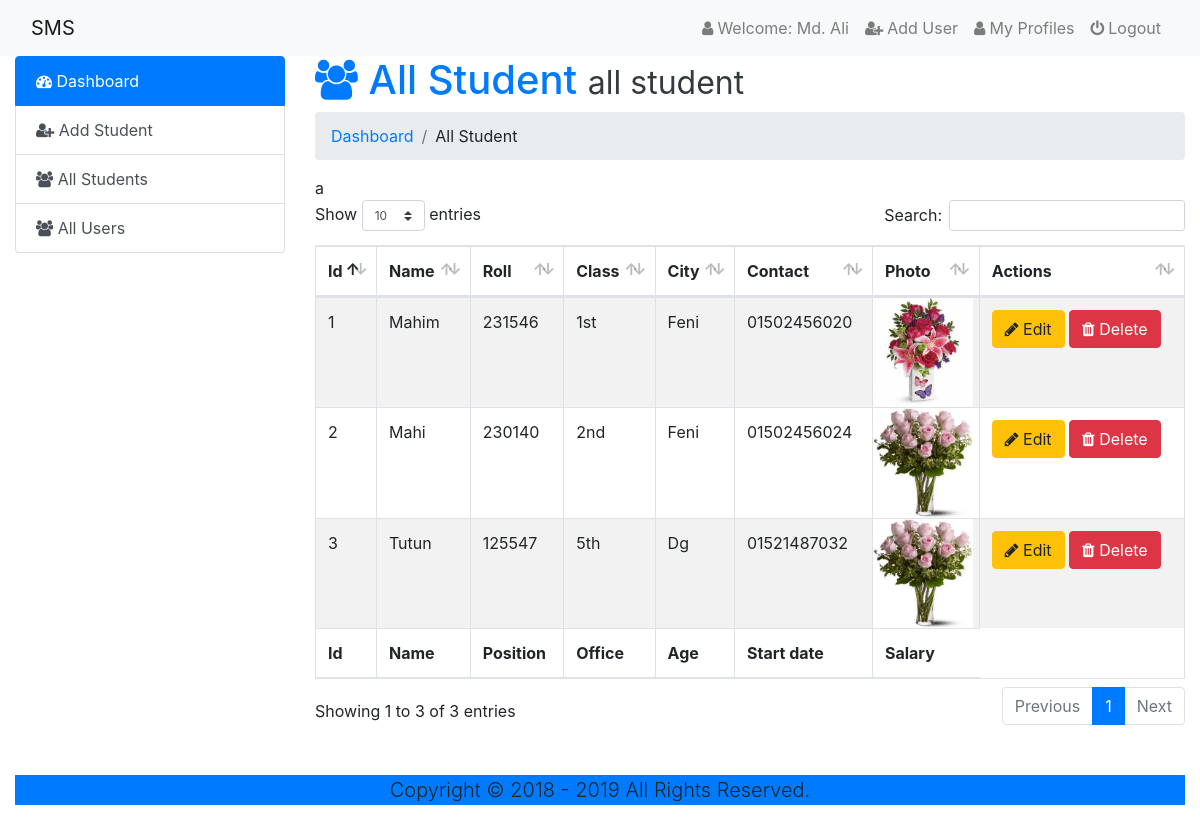
The page /admin/index.php?page=all-student (signed in) on the database its author committed.
### tables this page shows
CREATE TABLE `student_info` (
  `id` int(11) NOT NULL,
  `name` varchar(50) NOT NULL,
  `roll` int(11) NOT NULL,
  `class` varchar(15) NOT NULL,
  `city` varchar(30) NOT NULL,
  `p_contact` varchar(15) NOT NULL,
  `photo` varchar(50) NOT NULL,
  `date_time` timestamp NOT NULL DEFAULT current_timestamp()
);

### src/admin/all-student.php (the view)
<div class="col-sm-9 clearfix">
  <div class="content">
    <h1 class="text-primary"><i class="fa fa-users"></i> All Student <small class="text-dark"> all student</small></h1>
     <ol class="breadcrumb">
       <li class="breadcrumb-item"><a href="index.php?page=dashboard" class=""> Dashboard</a></li>
       <li class="breadcrumb-item">All Student</li>
     </ol>
    <div class="table-responsive">
      <table class="table table-hover table-bordered table-striped" id="example">
        <thead class="">
          <tr class="">
            <th class="">Id</th>
            <th class="">Name</th>
            <th class="">Roll</th>
            <th class="">Class</th>
            <th class="">City</th>
            <th class="">Contact</th>
            <th class="">Photo</th>a
            <th class="">Actions</th>
          </tr>
        </thead>
        <tbody class="">
          <?php
          $select = "SELECT * FROM student_info";
          $db_info = mysqli_query($link, $select);
          while ($row = mysqli_fetch_assoc($db_info)) {
         ?>
          <tr class="">
            <td class=""><?php echo $row['id'];?></td>
            <td class=""><?php echo ucwords($row['name']); ?></td>
            <td class=""><?php echo $row['roll']; ?></td>
            <td class=""><?php echo $row['class']; ?></td>
            <td class=""><?php echo ucwords($row['city']); ?></td>
            <td class=""><?php echo $row['p_contact']; ?></td>
            <td class="p-0"><img style="width:100px;" src="student-img/<?php echo $row['photo']; ?>"/></td>
            <td class="">
              <a href="index.php?page=update_student&id=<?php echo base64_encode($row['id']);?>" class="btn btn-warning"><i class="fa fa-pencil"></i> Edit</a>
              <a href="delete.php?id=<?php echo base64_encode($row['id']);?>" class="btn btn-danger"><i class="fa fa-trash"></i> Delete</a>
          </tr>
          <?php  } ?>
        </tbody>
        <tfoot>
            <tr>
                <th>Id</th>
                <th>Name</th>
                <th>Position</th>
                <th>Office</th>
                <th>Age</th>
                <th>Start date</th>
                <th>Salary</th>
            </tr>
        </tfoot>
      </table>
    </div>
  </div>
</div>

### rows shown on the page
student_info: id "1", name "Mahim", roll "231546", class "1st", city "Feni", p_contact "01502456020", photo (picture)
student_info: id "2", name "Mahi", roll "230140", class "2nd", city "Feni", p_contact "01502456024", photo (picture)
student_info: id "3", name "Tutun", roll "125547", class "5th", city "Dg", p_contact "01521487032", photo (picture)
